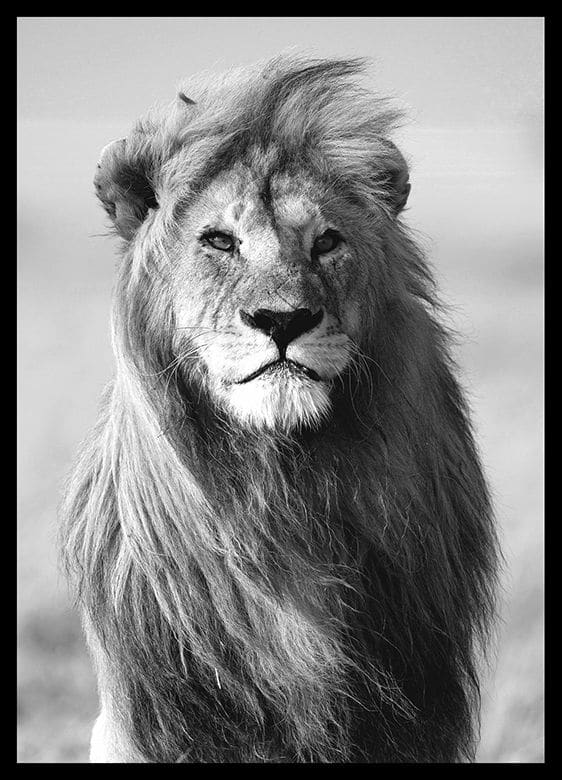
#> input picture IPI/AULA 2/cinza.jpg, 562 x 780 px
$ python teste-reamostragem.py
#> lines starting #> are read from the running program, lines starting #| are printed output that depends on the picture
import numpy as np
import matplotlib.pyplot as plt

img = plt.imread('cinza.jpg')
#> img is the input picture: shape (780, 562, 3); min 0, max 255, mean 129
img_nova = 255.0 - img  # calcula o negativ0
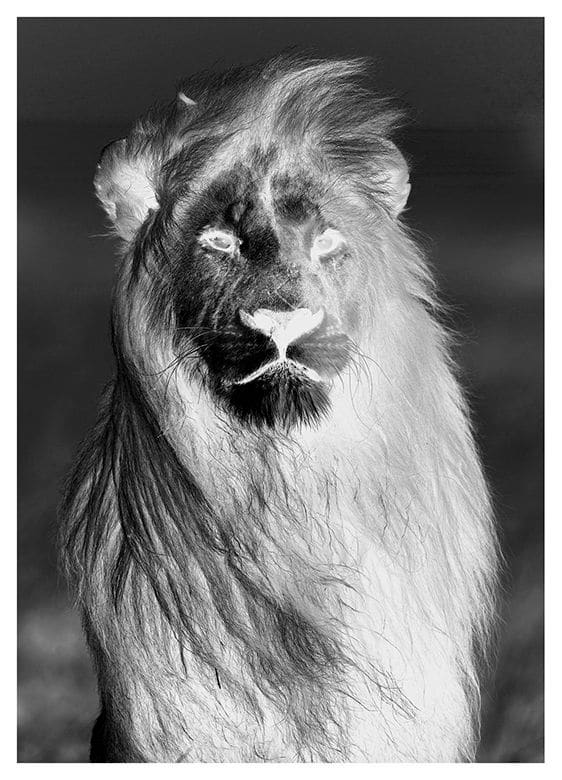
#> img_nova: shape (780, 562, 3) float64; min 0, max 255, mean 126
img_nova = img_nova.astype(np.uint8)
fig, axs = plt.subplots(1, 2)
axs[0].set_title('Original')
axs[0].imshow(img)
axs[1].set_title('Negativa')
axs[1].imshow(img_nova)

plt.show()
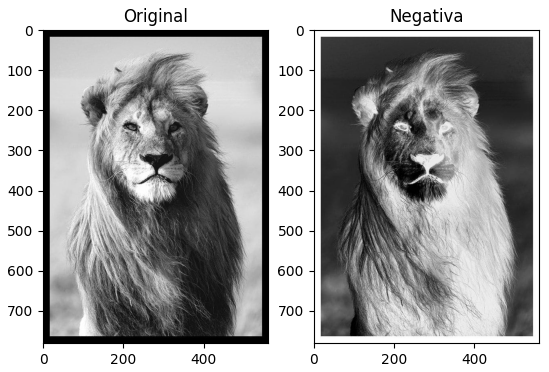
#> figure drawn by matplotlib, 2 panels
